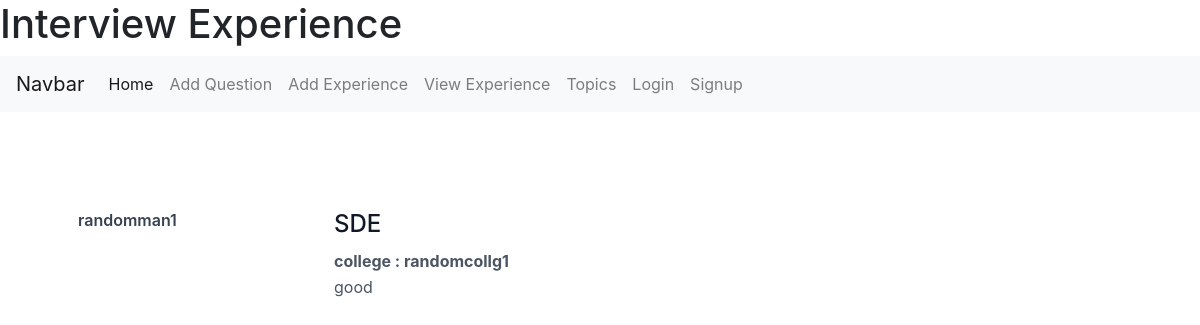
/viewexp/1, run on the app's committed database.
### interviewapp/models.py (models this page shows)
class experience(models.Model):
    companyexp = models.ForeignKey(company,on_delete=models.CASCADE)
    nameofperson = models.CharField(max_length=255)
    nameofcollege = models.CharField(max_length=255)
    typeofrole = models.CharField(max_length=255)
    experience = models.CharField(max_length=2000,blank=True,null=True)

### interviewapp/views.py (the view)
# urls.py: path('viewexp/<int:pk>' , views.viewexperience,name="viewexp")
def viewexperience(request,pk):
    comp = company.objects.filter(pk=pk)[0]
    list = experience.objects.filter(companyexp=comp).all()
    return render(request, 'interviewstuff/viewexp.html', {'list':list})

### templates/interviewstuff/viewexp.html (shortened to what this page needs)
<!DOCTYPE html>
<html lang="en">
<head>
    <link rel="stylesheet" href="https://cdnjs.cloudflare.com/ajax/libs/tailwindcss/2.0.2/tailwind.min.css">
    <link rel="stylesheet" href="https://maxcdn.bootstrapcdn.com/bootstrap/4.5.2/css/bootstrap.min.css">
</head>
<h1> Interview Experience </h1>
<body class="main-layout">
    <nav class="navbar navbar-expand-lg navbar-light bg-light">
  <a class="navbar-brand" href="#">Navbar</a>
  <div class="collapse navbar-collapse" id="navbarNavAltMarkup">
    <div class="navbar-nav">
      <a class="nav-item nav-link active" href="/">Home <span class="sr-only">(current)</span></a>
      <a class="nav-item nav-link" href="{% url 'qadd' %}">Add Question</a>
      <a class="nav-item nav-link" href="{%url 'addexp' %}">Add Experience</a>
      <a class="nav-item nav-link " href="{%url 'showexp' %}">View Experience</a>
        <a class="nav-item nav-link" href="{%url 'questionlist' %}">Topics</a>
        {% if user.is_authenticated %}
             <a class="nav-item nav-link" href="{%url 'signout' %}">Logout</a>
             {% else %}
                 <a class="nav-item nav-link" href="{%url 'signin' %}">Login</a>
                  <a class="nav-item nav-link" href="{%url 'signup' %}">Signup</a>
                  {% endif %}
    </div>
  </div>
</nav>
    <section class="text-gray-600 body-font overflow-hidden">
  <div class="container px-5 py-24 mx-auto">
    <div class="-my-8 divide-y-2 divide-gray-100">
      {% for i in list %}
          <div class="py-8 flex flex-wrap md:flex-nowrap">
            <div class="md:w-64 md:mb-0 mb-6 flex-shrink-0 flex flex-col">
              <span class="font-semibold title-font text-gray-700">{{ i.nameofperson }}</span>
            </div>
            <div class="md:flex-grow">
              <h2 class="text-2xl font-medium text-gray-900 title-font mb-2"> {{ i.typeofrole }}</h2>
              <p class="leading-relaxed">
              <b>  college : {{i.nameofcollege}} </b>
                <br>
                {{i.experience}} </p>
            </div>
         </div>
      {% endfor %}
    </div>
  </div>
</section>
</body>
</html>

### data on the page
experience: nameofperson "randomman1", typeofrole "SDE", nameofcollege "randomcollg1", experience "good"
